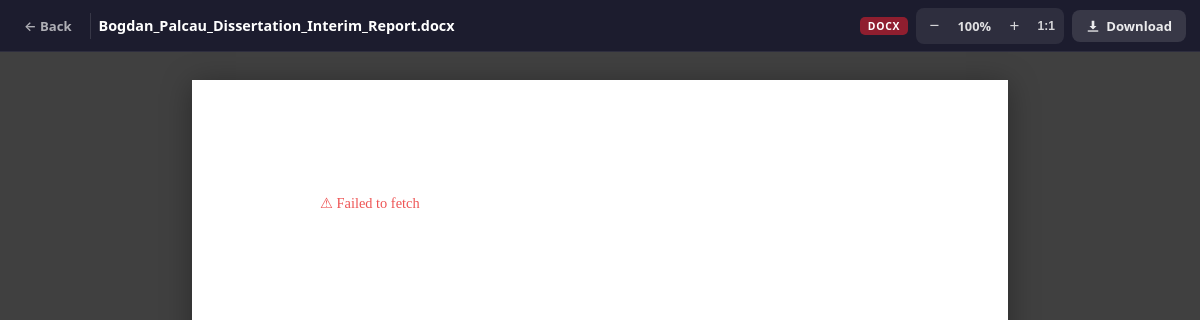
Page /view.php?item=9 (signed in) on the committed database.
### tables this page shows
CREATE TABLE course_folder_items (
                id          INTEGER PRIMARY KEY AUTOINCREMENT,
                folder_id   INTEGER NOT NULL REFERENCES course_folders(id) ON DELETE CASCADE,
                course_id   INTEGER NOT NULL REFERENCES courses(id) ON DELETE CASCADE,
                type        TEXT    NOT NULL DEFAULT 'document'
                                    CHECK(type IN ('document','link','submission')),
                title       TEXT    NOT NULL,
                description TEXT    NOT NULL DEFAULT '',
                url         TEXT    NOT NULL DEFAULT '',
                sort_order  INTEGER NOT NULL DEFAULT 0,
                created_at  TEXT    NOT NULL DEFAULT (datetime('now'))
            , file_path TEXT NOT NULL DEFAULT '', file_name TEXT NOT NULL DEFAULT '', allow_download TINYINT(1) NOT NULL DEFAULT 0, submission_deadline TEXT NOT NULL DEFAULT '', submission_ai_detection INTEGER NOT NULL DEFAULT 0, locked INTEGER NOT NULL DEFAULT 0);

### bootstrap.php (called while the page is built, shortened)
<?php
if (!function_exists('portal_presentation_extensions')) {
    function portal_presentation_extensions(): array
    {
        return ['ppt', 'pptx', 'pps', 'ppsx', 'pot', 'potx', 'odp'];
    }
}
if (!function_exists('portal_is_presentation_file')) {
    function portal_is_presentation_file(string $filename): bool
    {
        $ext = strtolower(pathinfo($filename, PATHINFO_EXTENSION));
        return in_array($ext, portal_presentation_extensions(), true);
    }
}
if (!function_exists('portal_db')) {
    function portal_db(): PDO
    {
        static $pdo = null;
        if ($pdo === null) {
            $path = __DIR__ . '/database/portal.db';
            $pdo  = new PDO('sqlite:' . $path);
            $pdo->setAttribute(PDO::ATTR_ERRMODE, PDO::ERRMODE_EXCEPTION);
            $pdo->setAttribute(PDO::ATTR_DEFAULT_FETCH_MODE, PDO::FETCH_ASSOC);
            $pdo->exec('PRAGMA foreign_keys = ON');
        }
        return $pdo;
    }
}
if (!function_exists('portal_is_logged_in')) {
    function portal_is_logged_in(): bool
    {
        return isset($_SESSION['portal_user']) && is_array($_SESSION['portal_user']);
    }
}
if (!function_exists('portal_current_user')) {
    function portal_current_user(): array
    {
        return $_SESSION['portal_user'];
    }
}
if (!function_exists('portal_current_user_role')) {
    function portal_current_user_role(): string
    {
        $user = portal_current_user();
        if (isset($user['id']) && (int) $user['id'] > 0) {
            $stmt = portal_db()->prepare("SELECT role FROM users WHERE id = ?");
            $stmt->execute([(int) $user['id']]);
            $dbRole = (string) ($stmt->fetchColumn() ?: '');
            if ($dbRole !== '') {
                return $dbRole;
            }
        }
        return 'student';
    }
}
if (!function_exists('portal_is_admin')) {
    function portal_is_admin(): bool
    {
        return in_array(portal_current_user_role(), ['admin', 'owner'], true);
    }
}

### public/view.php (the view, shortened to what this page needs)
<?php
require_once __DIR__ . '/../bootstrap.php';
$db  = portal_db();
$itemId = (int) ($_GET['item'] ?? 0);
$stmt = $db->prepare(
    "SELECT cfi.*, c.id AS course_id, c.slug AS course_slug, c.full_title AS course_title
     FROM course_folder_items cfi
     JOIN course_folders cf ON cf.id = cfi.folder_id
     JOIN courses c ON c.id = cf.course_id
     WHERE cfi.id = ? AND cfi.file_path != ''"
);
$stmt->execute([$itemId]);
$item = $stmt->fetch();
$courseId  = (int) $item['course_id'];
$canManage = portal_is_admin() || portal_can_manage_course($courseId);
$allowDownload = (bool) ($item['allow_download'] ?? 0);
$canDownload   = $canManage || $allowDownload;
$displayName   = $item['file_name'] !== '' ? $item['file_name'] : basename($item['file_path']);
$ext           = strtolower(pathinfo($displayName, PATHINFO_EXTENSION));
$isPresentation = portal_is_presentation_file($displayName);
$fileUrl       = 'download.php?item=' . $itemId . '&view=1';
$downloadUrl   = 'download.php?item=' . $itemId;
$backUrl       = 'course.php?course=' . urlencode((string) $item['course_slug']) . '&section=content';
$canConvertPresentation = $isPresentation && portal_view_presentation_converter() !== null;
$presentationPdfUrl = 'view.php?item=' . $itemId . '&presentation_pdf=1';
?>
<!DOCTYPE html>
<html lang="en">
<head>
</head>
<body>
<div class="vt">
    <a class="vt-back" href="<?= htmlspecialchars($backUrl) ?>"
       onclick="if(history.length>1){history.back();return false;}">
        ← Back
    </a>
    <span class="vt-name"><?= htmlspecialchars($displayName) ?></span>
    <span class="vt-ext"><?= strtoupper(htmlspecialchars($ext)) ?></span>
    <?php if ($ext !== 'pdf' && !($isPresentation && $canConvertPresentation)): ?>
    <div class="vt-zoom" id="vt-zoom">
        <button class="vt-zbtn" id="vz-out" title="Zoom out">−</button>
        <span class="vt-zpct" id="vz-pct">100%</span>
        <button class="vt-zbtn" id="vz-in"  title="Zoom in">+</button>
        <button class="vt-zbtn" id="vz-rst" title="Reset" style="font-size:.75rem;font-weight:800;">1:1</button>
    </div>
    <?php endif; ?>
    <?php if ($canDownload): ?>
    <a class="vt-dl" href="<?= htmlspecialchars($downloadUrl) ?>">
        <svg viewBox="0 0 16 16" fill="currentColor"><path d="M8 12l-4-4h2.5V2h3v6H12L8 12z"/><path d="M2 13h12v1.5H2z"/></svg>
        Download
    </a>
    <?php endif; ?>
</div>
<div class="vc">
<?php if ($ext === 'pdf'): ?>
    <iframe class="vc-pdf" src="<?= htmlspecialchars($fileUrl) ?>"></iframe>
<?php elseif ($isPresentation && $canConvertPresentation): ?>
    <iframe class="vc-pdf" src="<?= htmlspecialchars($presentationPdfUrl) ?>"></iframe>
<?php elseif ($ext === 'docx'): ?>
    <div class="vc-scroll" id="vc-scroll">
        <div class="vc-zoom-wrap" id="vc-zoom">
            <div class="docx-paper" id="vc-body">
            </div>
        </div>
    </div>
<?php endif; ?>
</div>
</body>
</html>

### public/view.php (style rules this page uses)
*, *::before, *::after { box-sizing: border-box; margin: 0; padding: 0; }
html, body { height: 100%; overflow: hidden; }
body { font-family: system-ui, -apple-system, BlinkMacSystemFont, "Segoe UI", sans-serif; display: flex; flex-direction: column; background: #1c1c2e; }
.vt { display: flex; align-items: center; gap: 8px; padding: 0 14px; height: 52px; flex-shrink: 0; background: #1c1c2e; border-bottom: 1px solid rgba(255,255,255,0.08); }
.vt-back { display: flex; align-items: center; gap: 5px; color: rgba(255,255,255,0.65); text-decoration: none; font-size: 0.82rem; font-weight: 600; padding: 6px 10px; border-radius: 7px; transition: background .14s, color .14s; white-space: nowrap; flex-shrink: 0; }
.vt-name { font-size: 0.9rem; font-weight: 600; color: #fff; flex: 1; overflow: hidden; text-overflow: ellipsis; white-space: nowrap; }
.vt-ext { font-size: 0.65rem; font-weight: 800; letter-spacing: .07em; background: rgba(193,32,47,0.7); color: #fff; padding: 2px 8px; border-radius: 5px; flex-shrink: 0; }
.vt-zoom { display: flex; align-items: center; gap: 2px; background: rgba(255,255,255,0.08); border-radius: 8px; padding: 3px; flex-shrink: 0; }
.vt-zbtn { width: 30px; height: 30px; border: none; background: transparent; color: rgba(255,255,255,.8); cursor: pointer; border-radius: 6px; font-size: 1.05rem; display: flex; align-items: center; justify-content: center; transition: background .12s; }
.vt-zpct { min-width: 46px; text-align: center; font-size: 0.8rem; font-weight: 700; color: rgba(255,255,255,.85); }
.vt-dl { display: flex; align-items: center; gap: 6px; padding: 7px 14px; border-radius: 8px; background: rgba(255,255,255,0.12); color: rgba(255,255,255,.9); text-decoration: none; font-size: 0.82rem; font-weight: 600; transition: background .14s; white-space: nowrap; flex-shrink: 0; }
.vt-dl svg { width: 14px; height: 14px; }
.vc { flex: 1; overflow: hidden; position: relative; }
.vc-scroll { width: 100%; height: 100%; overflow: auto; background: #404040; padding: 28px 20px; }
.vc-zoom-wrap { transform-origin: top center; transition: transform .15s ease; }
.docx-paper { background: #fff; max-width: 816px; margin: 0 auto; padding: 80px 96px; min-height: 1056px; box-shadow: 0 4px 28px rgba(0,0,0,0.35); font-family: "Calibri", "Georgia", serif; font-size: 12pt; line-height: 1.6; color: #111; }

### rows in the picture
course_folder_items: file_name "Bogdan_Palcau_Dissertation_Interim_Report.docx", file_name "DOCX"
